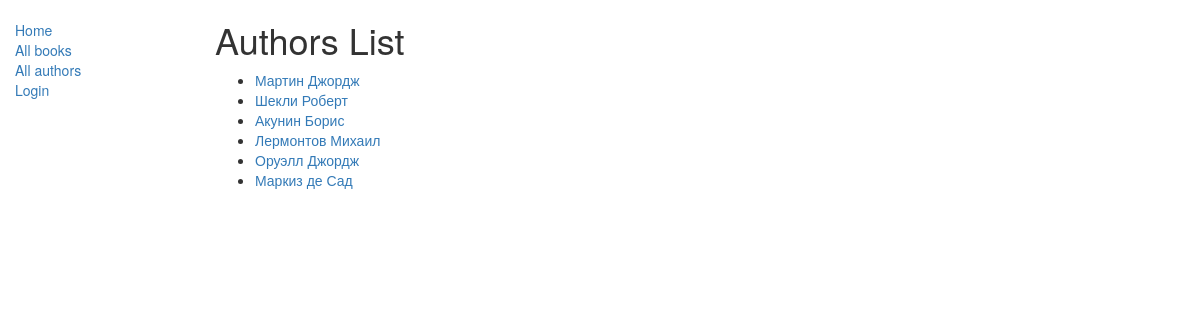
Screenshot of /catalog/authors/ with the database file from the repository.
### catalog/models.py (models this page shows, shortened)
class Author(models.Model):
    first_name = models.CharField(max_length=100)
    last_name = models.CharField(max_length=100)
    date_of_birth = models.DateField(null=True, blank=True)
    date_of_death = models.DateField('Died', null=True, blank=True)
    def get_absolute_url(self):
        return reverse('author-detail', args=[str(self.id)])

### catalog/views.py (the view)
# urls.py: path('authors/', views.AuthorListView.as_view(), name='authors'),
class AuthorListView(ListView):
    model = Author
    paginate_by = 20

### catalog/templates/catalog/author_list.html
{% extends "base_generic.html" %}
{% block content %}
    <h1>Authors List</h1>
    {% if author_list %}
    <ul>
      {% for author in author_list %}
      <li>
        <a href="{{ author.get_absolute_url }}">{{ author.last_name }} {{ author.first_name }}</a>
      </li>
      {% endfor %}
    </ul>
    {% else %}
      <p>There are no books in the library.</p>
    {% endif %}
{% endblock %}

### rows the page displays
Author: last_name "Мартин", first_name "Джордж"
Author: last_name "Шекли", first_name "Роберт"
Author: last_name "Акунин", first_name "Борис"
Author: last_name "Лермонтов", first_name "Михаил"
Author: last_name "Оруэлл", first_name "Джордж"
Author: last_name "Маркиз", first_name "де Сад"
